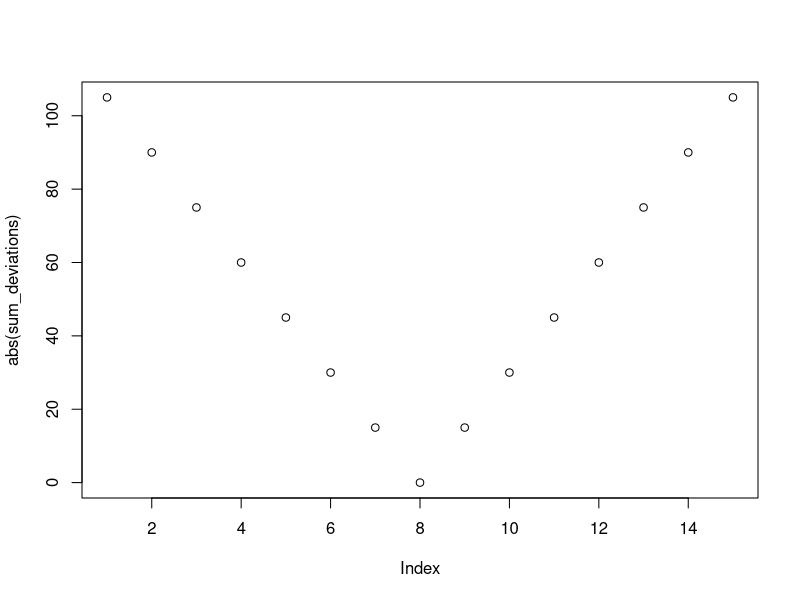

Reproduce this figure in R. (Note: this script raises an error after producing the figure.)
## ---- chunk 1
# a. Produce a sample of at least 10 or more different numbers
# assign numbers from 1 through 15 into the a vector
# verify the content
scores<-1:15
scores
## ---- chunk 2
# b. Produce a simulation following the example from the concepts section
# get the mean of scores
# subtract mean from each of the scores to get deviations
# add all the deviations 
mean(scores)
scores-mean(scores)
sum(scores-mean(scores))
## ---- chunk 3
# c. Use your simulation to test a range of numbers smaller and          larger than the mean to show that the mean minimizes the sum of      the squared deviations from the mean.
#assign the mean of scores to the_mean
#assign all the numbers to numbers_to_test
#set sum_deviations as a null vector to initiate loop
#at each loop, a deviation of each number from the approx.mean are calculated and added as a sum, which is then assigned to each position in sum_deviations
#display sum_deviations
#verify that the_mean is the number that results in sum_deviations=0 when it is suggested as the mean
the_mean<-mean(scores)
numbers_to_test<-min(scores):max(scores)

sum_deviations<-c()
for(i in numbers_to_test){
  sum_deviations[i]<-sum(scores-i)
}
sum_deviations
the_mean==which(sum_deviations==0)
## ---- chunk 4
# d. Plot your results.
#transform negatives values as positive to make an easy display of the 0 sum_deviations 
plot(abs(sum_deviations))
## ---- chunk 5
#name function of scores as variance
#calculate the sum of squared deviations
#calculate the number of numbers for an estimate of population
#verify that the function produces the correct answer 

variance<-function(scores){
  ss<-sum((scores-mean(scores))^2)
  n<-length(scores)-1
  return(ss/n)
}
variance(1:5)
var(1:5)
## ---- chunk 6
sections<-c("morning","afternoon","evening")
grades<-c(85,90,93)
grades_by_section<-data.frame(sections,grades)

ggplot(grades_by_section,aes(x=sections,y=grades))+
  geom_bar(stat="identity")+
  xlab("Sections")+
  ylab("Grades")+
  theme_classic()+
  ggtitle("Grades by Section")
